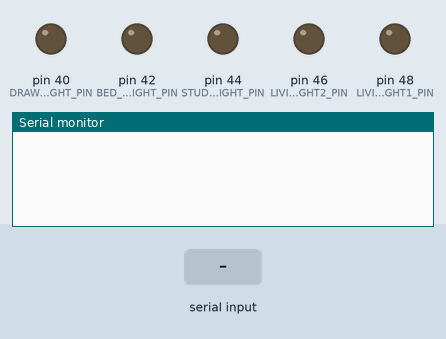
Recording of a sketch running on a simulated Arduino Mega 2560, built with avr-gcc and run on an emulated ATmega2560. Shown: output pins drawn as LEDs (lit = HIGH), the last lines printed to the serial monitor. The inputs (shaded band) are chosen by the test bench.

Above: at 1.2 s.
1.3 s: "drawingroom\n" received over the second serial link
At 2.3 s:
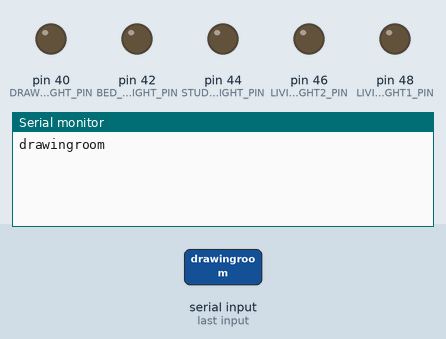
2.8 s: "livingroom\n" received over the second serial link
At 3.4 s:
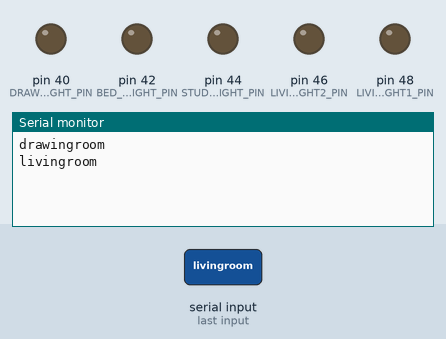
4.3 s: "bedroom\n" received over the second serial link
At 5.6 s:
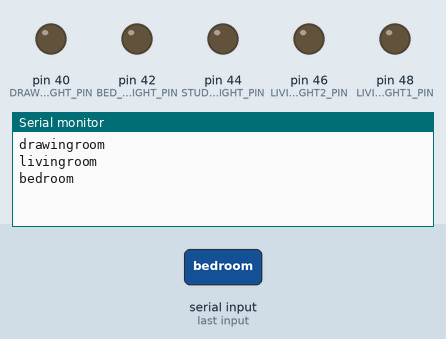

Measured:
- after the input at 1.3 s, the serial monitor: prints a new line at once (image 1)
- after the input at 2.8 s, the serial monitor: prints a new line at once (image 2)
- after the input at 4.3 s, the serial monitor: prints a new line at once (image 3)

The sketch:

Arduino.ino
```cpp
#include <EEPROM.h>

#define COMMUNICATION_TYPE_DETECTION      0
#define COMMUNICATION_TYPE_QUERY          1
#define COMMUNICATION_TYPE_COMMAND        2
#define COMMUNICATION_TYPE_STATE_REQUEST  3

#define DRAWING_ROOM	0
#define LIVING_ROOM	1
#define BED_ROOM	2
#define STUDY		3

#define LIVING_LIGHT1	0
#define LIVING_LIGHT2	1
#define LIVING_FAN      2

#define DRAWING_ROOM_LIGHT_PIN	40  //50
#define LIVING_ROOM_LIGHT1_PIN	48
#define LIVING_ROOM_LIGHT2_PIN	46
#define STUDY_LIGHT_PIN	        44
#define BED_ROOM_LIGHT_PIN	42
#define FAN_PIN	                40  //40

#define EEPROM_CHECK_VALUE 	((int)(sizeof(houseState)))


struct ModelState
{
  byte	drawingLight;
  byte	livingLight1;
  byte  livingLight2;
  byte	bedLight;
  byte	studyLight;
  byte	fan;
}
houseState;


void setup()
{
  pinMode(DRAWING_ROOM_LIGHT_PIN, OUTPUT);
  pinMode(LIVING_ROOM_LIGHT1_PIN, OUTPUT);
  pinMode(LIVING_ROOM_LIGHT2_PIN, OUTPUT);
  pinMode(BED_ROOM_LIGHT_PIN, OUTPUT);
  pinMode(STUDY_LIGHT_PIN, OUTPUT);
  pinMode(FAN_PIN, OUTPUT);

  houseState.drawingLight = 0;
  houseState.livingLight1 = 0;
  houseState.livingLight2 = 0;
  houseState.bedLight = 0;
  houseState.studyLight = 0;
  houseState.fan = 0;

  digitalWrite(DRAWING_ROOM_LIGHT_PIN, LOW);
  digitalWrite(LIVING_ROOM_LIGHT1_PIN, LOW);
  digitalWrite(LIVING_ROOM_LIGHT2_PIN, LOW);
  digitalWrite(BED_ROOM_LIGHT_PIN, LOW);
  digitalWrite(STUDY_LIGHT_PIN, LOW);
  digitalWrite(FAN_PIN, LOW);

  Serial.begin(9600);
  Serial1.begin(9600);
  Serial1.setTimeout(9000);
}

void serialEvent1()
{
  byte buffer[64];
  if (Serial1.available())
  {
    byte bytesRead = Serial1.readBytesUntil('\n', buffer, 64);
    buffer[bytesRead] = 0;
    UpdateHouseState(buffer, bytesRead);
  }
}

void UpdateHouseState(byte buffer[], byte bytesRead)
{
  byte pin = -1;
  byte room;
  byte connection;
  byte state;

  String roomName;
  GetCommandDetailsFromString(buffer, bytesRead, &roomName, &connection, &state);
  /*Serial.println(roomName);
  Serial.println(connection);
  Serial.println(state);*/

  room = GetRoom(roomName);
  switch (room)
  {
    case DRAWING_ROOM:
      pin = DRAWING_ROOM_LIGHT_PIN;
      houseState.drawingLight = state;
      break;

    case LIVING_ROOM:
      switch (connection)
      {
        case LIVING_LIGHT1:
          pin = LIVING_ROOM_LIGHT1_PIN;
          houseState.livingLight1 = state;
          break;

        case LIVING_LIGHT2:
          pin = LIVING_ROOM_LIGHT2_PIN;
          houseState.livingLight2 = state;
          break;

        case LIVING_FAN:
          pin = FAN_PIN;
          houseState.fan = state;
          break;
      }
      break;

    case BED_ROOM:
      pin = BED_ROOM_LIGHT_PIN;
      houseState.bedLight = state;
      break;

    case STUDY:
      pin = STUDY_LIGHT_PIN;
      houseState.studyLight = state;
      break;
  }

  if (pin != -1)
  {
    digitalWrite(pin, state);
    //SaveState();
  }
  else
  {
    digitalWrite(13, LOW);
    delay(500);
    digitalWrite(13, HIGH);
  }
}

void GetCommandDetailsFromString(byte buffer[], byte length, String* room, byte* connection, byte* state)
{
  Serial.write(buffer, length);
  Serial.println("");
  *room = "";
  *connection = 0;
  byte i = 0;
  while (buffer[i] != ' ' && i < length)
  {
    *room += (char)buffer[i++];
  }

  i++;
  if (i < length)
  {
    *connection = buffer[i++] - '0';
  }

  i++;
  if (i < length)
  {
    *state = (buffer[i] == '1');
  }
}

byte GetRoom(String roomName)
{
  if (roomName.equalsIgnoreCase("drawingroom"))
  {
    return DRAWING_ROOM;
  }
  else if (roomName.equalsIgnoreCase("livingroom"))
  {
    return LIVING_ROOM;
  }
  else if (roomName.equalsIgnoreCase("bedroom"))
  {
    return BED_ROOM;
  }
  else if (roomName.equalsIgnoreCase("study"))
  {
    return STUDY;
  }
  return -1;
}

void loop()
{

}
```
